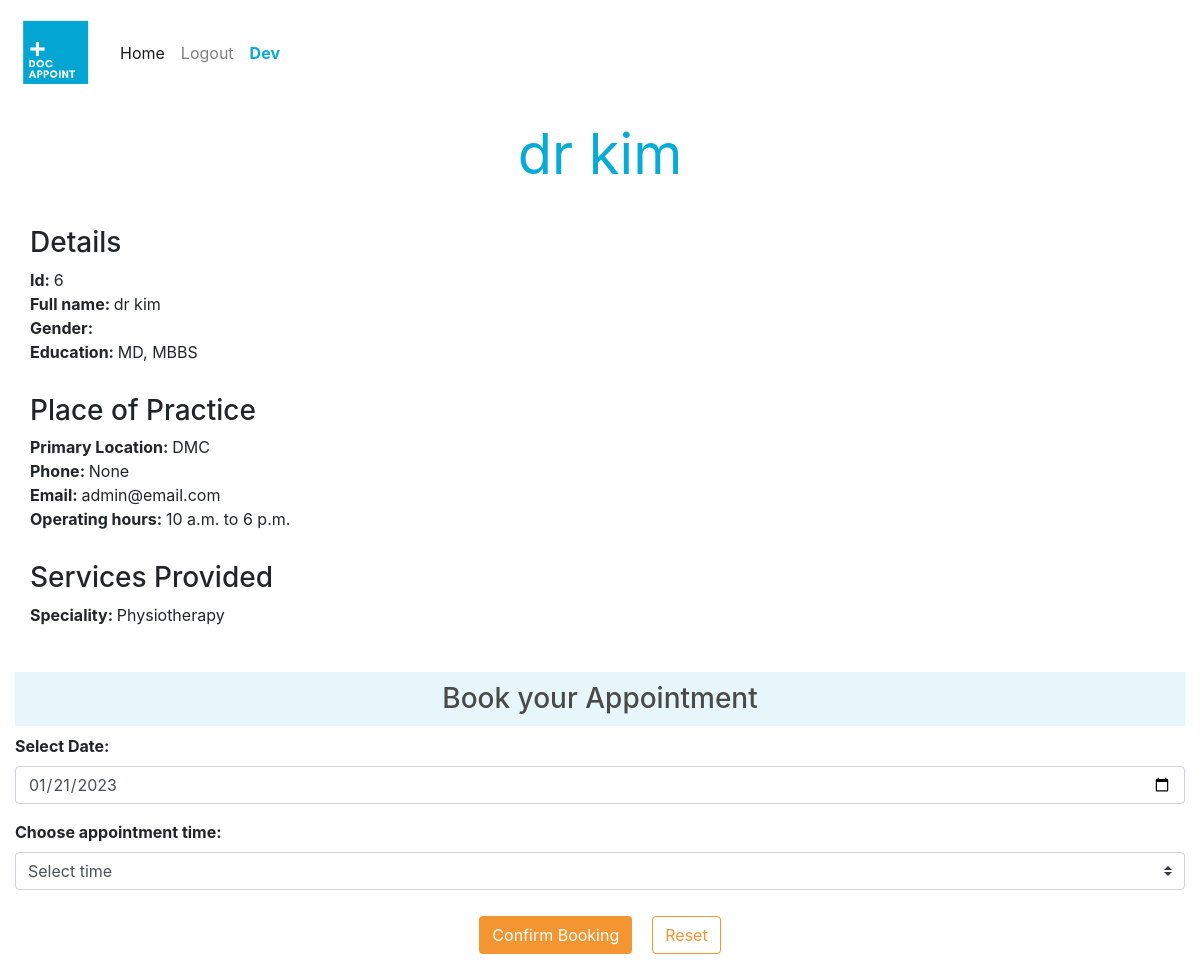
/book-appointment/6 (signed in), run on an earlier commit of the app's database.
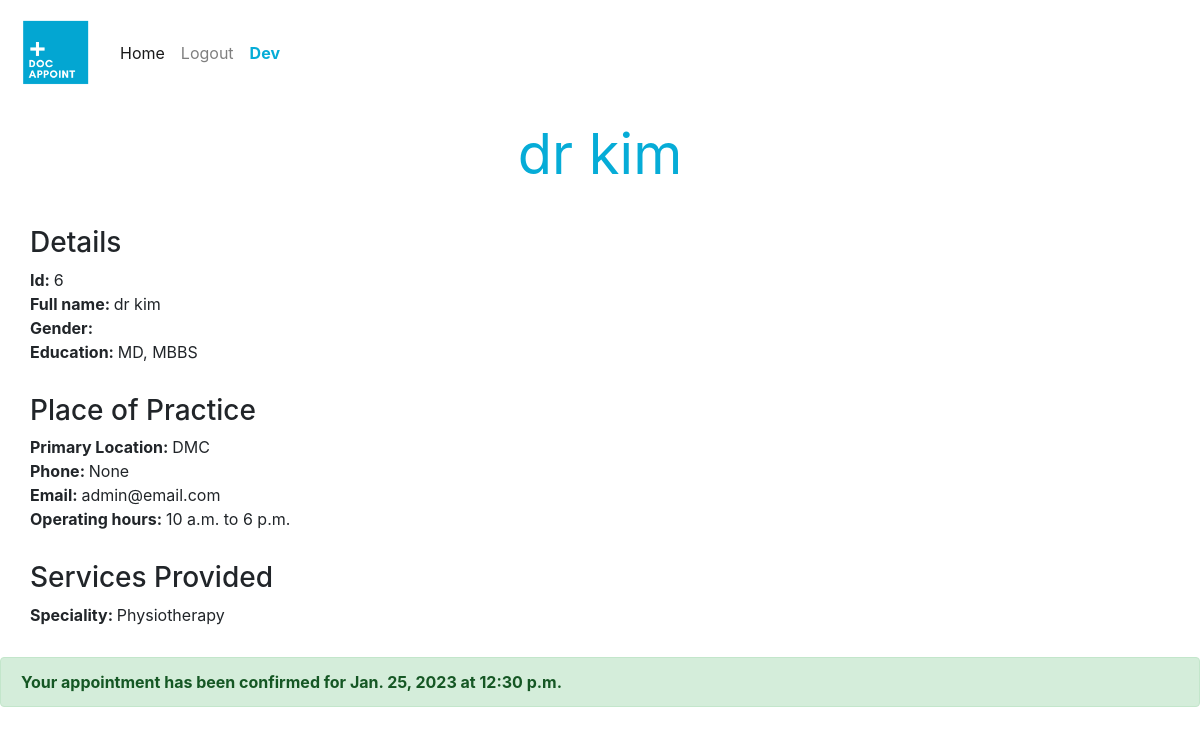
And on a later commit of the database.
### Doc_Appoint/models.py (models this page shows, shortened)
class User(AbstractUser):
    USER_REGISTER_TYPES = (
        ('PR', 'personal'),
        ('DR', 'doctor')
    )
    user_type = models.CharField(max_length=2, blank=True, choices=USER_REGISTER_TYPES)

class Doctor(models.Model):
    doctor_name = models.ForeignKey('User', on_delete=models.CASCADE, related_name="doctor_name")
    services = models.TextField(max_length=100)
    experience = models.IntegerField()
    study = models.TextField()
    patient = models.ManyToManyField('Patient', blank=True, related_name="doctors_patients", default=[0])
    service_time_from = models.TimeField(null=True)
    service_time_to = models.TimeField(null=True)
    address = models.TextField()
    phone_number = models.CharField(max_length=14, blank=True, null=True)
    gender = models.CharField(max_length=10, blank=True, null=True)

class Appointment(models.Model):
    patient = models.ForeignKey('Patient', on_delete=models.CASCADE, related_name="appoint_patient_name")
    doctor = models.ForeignKey('Doctor', on_delete=models.CASCADE, related_name="appoint_doctor_name")
    appointment_time = models.CharField(max_length=10, null=True)
    appointment_date = models.DateField(null=True)

### Doc_Appoint/views.py (the view)
# urls.py: path("book-appointment/<int:doc_id>", views.book_appointment, name="book-appointment"),
@login_required
def book_appointment(request, doc_id):
    doc = Doctor.objects.get(id = doc_id)
    booking_times = time_slots(doc_id)
    patient = Patient.objects.get(patient_id=request.user.id)
    error = False
    success=False
    if Appointment.objects.filter(patient=patient, doctor=doc, appointment_date__gte = datetime.now()).exists():
        patient_appoint_exists = Appointment.objects.get(patient=patient, doctor=doc, appointment_date__gte = datetime.now())
    else:
        patient_appoint_exists = False
    if request.method == "POST":
        appointment_time = request.POST["booking"]
        appointment_date = request.POST.get("app-date")
        if datetime.strptime(appointment_date, "%Y-%m-%d") > datetime.now():
            doc.patient.add(patient)
            try:
                new_appointment = Appointment.objects.create(
                    patient=patient,
                    doctor=doc,
                    appointment_time=appointment_time,
                    appointment_date=datetime.strptime(appointment_date, "%Y-%m-%d")
                )
                new_appointment.save()
                success=True
            except IntegrityError:
                return render(request, "Doc_Appoint/book_appointment.html", {
                    'message': "Some error occured, could not book an appointment!",
                    'doc': doc,
                    'booking_times': booking_times
                })
        else:
            error = True
        return render(request, "Doc_Appoint/book_appointment.html", {
            'doc': doc,
            'booking_times': booking_times,
            'error': error,
            'success': success
        })
    else:
        return render(request, "Doc_Appoint/book_appointment.html", {
            'doc': doc,
            'booking_times': booking_times,
            'exists': patient_appoint_exists
        })

### Doc_Appoint/views.py (called while the page is built)
def time_slots(doc_id):
    slots = {}
    doc = Doctor.objects.get(id=doc_id)
    t1 = doc.service_time_from.strftime("%H:%M:%S")
    t2 = doc.service_time_to.strftime("%H:%M:%S")
    time_from = datetime.strptime(t1, "%H:%M:%S")
    time_to = datetime.strptime(t2, "%H:%M:%S")
    diff = time_to - time_from
    diff_min = diff.seconds / 60
    diff_hour = diff_min / 60
    ts = time_from
    for i in range(int(diff_hour)*2):
        ts = ts + timedelta(minutes=30)
        slots[ts.time()] = False
    return slots

### Doc_Appoint/templates/Doc_Appoint/book_appointment.html (shortened to what this page needs)
{% extends "Doc_Appoint/layout.html" %}
{% load static %}
{% block body %}
    <div class="doc-name">
        <h2 class="lead display-4" style="font-weight: 400">{{doc.doctor_name.username}}</h2>
    </div>
    <div class="doc-details-container">
        <div class="doc-details">
            <div class="details-bg">
                <h3 style="font-weight: 500">Details</h3>
                <div><strong>Id: </strong><span id="doctor_id">{{doc.id}}</span></div>
                <div><strong>Full name: </strong>{{doc.doctor_name.username}}</div>
                <div><strong>Gender: </strong>{{doc.gender}}</div>
                <div class="info"><strong>Education: </strong>{{doc.study}}</div>
            </div>
        </div>
        <div class="doc-details">
            <h3 style="font-weight: 500">Place of Practice</h3>
            <div class="info"><strong>Primary Location: </strong>{{doc.address}}</div>
            <div><strong>Phone: </strong>{{doc.phone_number}}</div>
            <div><strong>Email: </strong>{{doc.doctor_name.email}}</div>
            <div><strong>Operating hours: </strong>{{doc.service_time_from}} to {{doc.service_time_to}}</div>
        </div>
        <div class="doc-details">
            <h3 style="font-weight: 500">Services Provided</h3>
            <div><strong>Speciality: </strong>{{doc.services}}</div>
        </div>
    </div>
    {% if not exists %}
    <div class="doc-details" id="appointment-form">
        <div class="doc-book-app">
            <h3 style="font-weight: 500">Book your Appointment</h3>
        </div>
        <form action="" method="POST">
            <div class="form-group">
                <label for="app-date"><strong>Select Date:</strong></label>
                <input id="select-date" class="form-control" type="date" name="app-date" required>
            </div>
            <div class="form-group">
                <label class="control-label" for="booking"><strong>Choose appointment time:</strong></label>
                <select class="custom-select" name="booking" id="booking" required>
                    <option value="" selected>Select time</option>
                </select>
            </div>
            <div class="next-steps-form-buttons">
                <input class="btn" type="submit" value="Confirm Booking">
                <input class="btn" type="reset" value="Reset">
            </div>
        </form>
    </div>
    {% else %}
        <div class="alert alert-success">
            <strong>Your appointment has been confirmed for {{exists.appointment_date}} at {{exists.appointment_time}}</strong>
        </div>
    {% endif %}
{% endblock %}

### Doc_Appoint/templates/Doc_Appoint/layout.html (shortened to what this page needs)
{% load static %}
<!DOCTYPE html>
<html lang="en">
    <head>
      <link rel="stylesheet" href="https://stackpath.bootstrapcdn.com/bootstrap/4.4.1/css/bootstrap.min.css">
      <link href="{% static 'Doc_Appoint/styles.css' %}" rel="stylesheet" type="text/css">
      <link href="{% static 'Doc_Appoint/booking_styles.css' %}" rel="stylesheet" type="text/css">
      <link href="https://maxcdn.bootstrapcdn.com/font-awesome/4.7.0/css/font-awesome.min.css" rel="stylesheet"/>
    </head>
    <body>
      <nav class="navbar navbar-expand-lg navbar-light">
        <a class="navbar-brand" href="{% url 'index' %}">
          <img src="../../static/Doc_Appoint/Doc Appoint_logo_v2.png" width="80" height="80" alt="doc_appoint_logo">
        </a>
          <ul class="navbar-nav">
            <li class="nav-item active">
              <a class="nav-link" href="{% url 'index' %}">Home</a>
            </li>
            {% if user.is_authenticated %}
              <li class="nav-item">
                <a class="nav-link" href="{% url 'logout' %}">Logout</a>
              </li>
              <li class="nav-item">
                <a class="nav-link" href="{% url 'index' %}"><span style="color: #06acd7; font-weight: bold" >{{user.username}}</span></a>
              </li>
            {% endif %}
          </ul>
      </nav>
      <div class="body">
          {% block body %}
          {% endblock %}
      </div>
    </body>
</html>

### Doc_Appoint/static/Doc_Appoint/styles.css (style rules this page uses)
:root { --main-theme-color: #06acd7; --main-theme-button: #F39530; }
.info { width: 200px; }

### Doc_Appoint/static/Doc_Appoint/booking_styles.css (style rules this page uses)
:root { --main-theme-color: #06acd7; --main-theme-button: #F39530; }
.doc-details-container { padding: 15px; }
.doc-details { padding: 15px; }
.doc-name { text-align: center; margin: 15px 0 0 0; color: var(--main-theme-color) }

What changed in the data, as far as the page shows it:
added Appointment: appointment_date "Jan. 25, 2023", appointment_time "12:30 p.m."
Also different on the page:
form field app-date: "01/21/2023" → (not shown)
form field booking: "Select time" → (not shown)
form field value: "Confirm Booking" → (not shown)
form field value: "Reset" → (not shown)
text no longer shown: "Book your Appointment Select Date: Choose appointment time:"
text now shown: "Your appointment has been confirmed for at"
